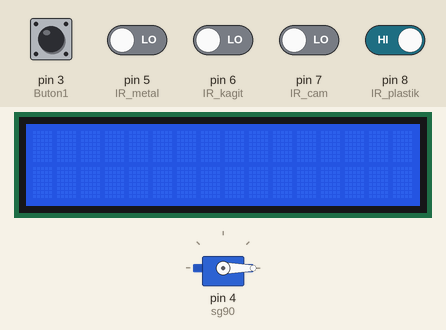
Simulated run of this sketch. Board: Arduino Uno, built with avr-gcc and run on an emulated ATmega328P. Parts: 16×2 character LCD, servo. The inputs (shaded band) are chosen by the test bench; at power-on: pin 8 (IR_plastik) HIGH, pin 3 (Buton1), pin 5 (IR_metal), pin 6 (IR_kagit), pin 7 (IR_cam) LOW.

Above: at 1.3 s.
1.4 s: pin 5 (IR_metal) driven HIGH
At 1.64 s:
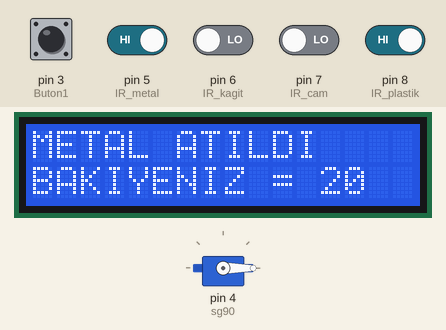
4.2 s: pin 6 (IR_kagit) driven HIGH
At 4.63 s:
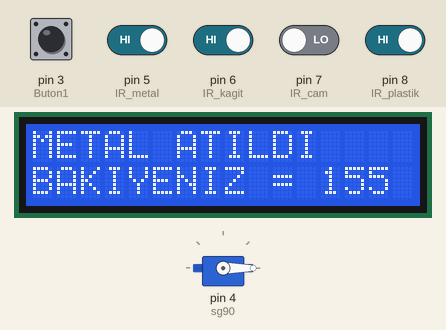
7.2 s: pin 7 (IR_cam) driven HIGH
At 7.62 s:
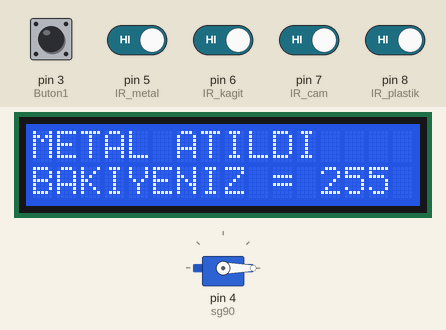
10.1 s: pin 8 (IR_plastik) driven LOW
At 10.61 s:
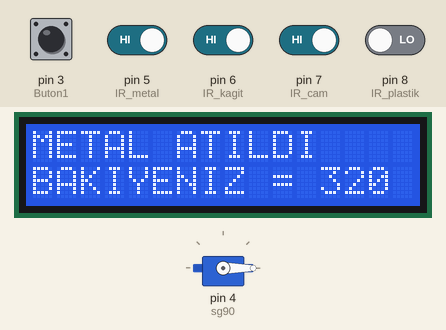
13.1 s: pin 8 (IR_plastik) driven HIGH
At 14.88 s:
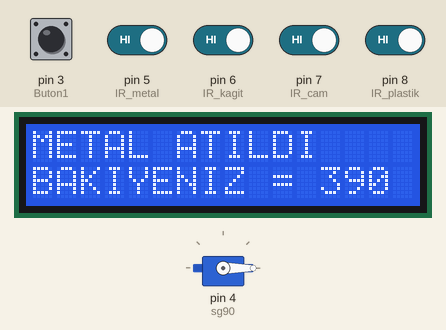
16.1 s: pin 7 (IR_cam) driven LOW
At 16.59 s:
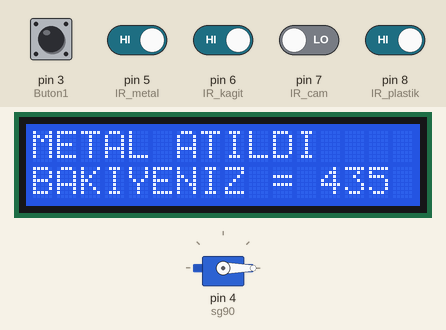

Measured:
- after the input at 1.4 s, the display: changes at once (image 1)
- after the input at 4.2 s, the display: changes after 0.22 s (image 2)
- after the input at 7.2 s, the display: changes after 0.21 s (image 3)
- after the input at 10.1 s, the display: changes after 0.30 s (image 4)
- after the input at 16.1 s, the display: changes after 0.28 s (image 6)
- what the display in image 1 shows lasts 0.5 s, from 1.4 s to 1.9 s

The sketch:

ProjectFullVersion.ino
```cpp
#include <Wire.h>
#include <LiquidCrystal.h>
#include <LiquidCrystal_I2C.h>
#include <SPI.h>
#include <RFID.h>
#include <Servo.h>
Servo sg90;
LiquidCrystal_I2C lcd(0x27, 16, 2);

int Buton1 = 3;
int bt1;

const byte IR_plastik = 8;
int IR_plastik_deger;

const byte IR_cam = 7;
int IR_cam_deger;

const byte IR_kagit = 6;
int IR_kagit_deger;

const byte IR_metal = 5;
int IR_metal_deger;

int sayac = 0;

RFID rfid(10, 9);
byte kart[5] = {147,48,195,167,199};
int kredi = 0;
boolean izin = true;

void setup()
{
  Serial.begin(9600);
  lcd.begin();
  SPI.begin();
  rfid.init();
  sg90.attach(4);

  pinMode(Buton1,INPUT);
  pinMode(IR_plastik, INPUT);
  pinMode(IR_cam, INPUT);
  pinMode(IR_kagit, INPUT);
  pinMode(IR_metal, INPUT);
}

void loop()
{
  izin=true;
  bt1 = digitalRead(Buton1);
  IR_plastik_deger = digitalRead(IR_plastik);
  IR_cam_deger = digitalRead(IR_cam);
  IR_kagit_deger = digitalRead(IR_kagit);
  IR_metal_deger = digitalRead(IR_metal);

  if(bt1 == HIGH)
  sg90.write(90);

  else
  sg90.write(0);

  if (IR_plastik_deger == 0)
  {
    sayac = sayac+5;
    lcd.print("PLASTIK ATILDI");
    lcd.setCursor(0,1);
    lcd.print("BAKIYENIZ = ");
    lcd.println(sayac);
    delay(400);
  }
  else if (IR_cam_deger == 1)
  {
    sayac = sayac+10;
    lcd.print("CAM ATILDI");
    lcd.setCursor(0,1);
    lcd.print("BAKIYENIZ = ");
    lcd.println(sayac);
    delay(400);
  }
  else if (IR_kagit_deger == 1)
  {
    sayac = sayac+15;
    lcd.print("KAGIT ATILDI");
    lcd.setCursor(0,1);
    lcd.print("BAKIYENIZ = ");
    lcd.println(sayac);
    delay(400);
  }
  else if (IR_metal_deger == 1)
  {
    sayac = sayac+20;
    lcd.print("METAL ATILDI");
    lcd.setCursor(0,1);
    lcd.print("BAKIYENIZ = ");
    lcd.println(sayac);
    delay(400);
  }
  else if(rfid.isCard())
  {
    if(rfid.readCardSerial())
    {
      Serial.print("Kart ID: ");
      Serial.print(rfid.serNum[0]);
      Serial.print(",");
      Serial.print(rfid.serNum[1]);
      Serial.print(",");
      Serial.print(rfid.serNum[2]);
      Serial.print(",");
      Serial.print(rfid.serNum[3]);
      Serial.print(",");
      Serial.println(rfid.serNum[4]);
    }
    for(int i=0; i<5; i++)
    {
      if(rfid.serNum[i] != kart[i])
      {
       izin = false;
      }
    }
    if(izin==true)
    {
     lcd.print("GIRIS BASARILI");
     delay(1000);
     lcd.clear();
     kredi = sayac+kredi;
     lcd.print("KREDI ALINDI = ");
     lcd.setCursor(0,1);
     lcd.println(kredi);
     delay(1000);
     sayac = 0;
    }
    else
    {
     lcd.println("YETKI YOK");
     delay(1000);
     lcd.clear();
     rfid.halt();
    }
  }
  else
  {
    lcd.clear();
  }
}
```
